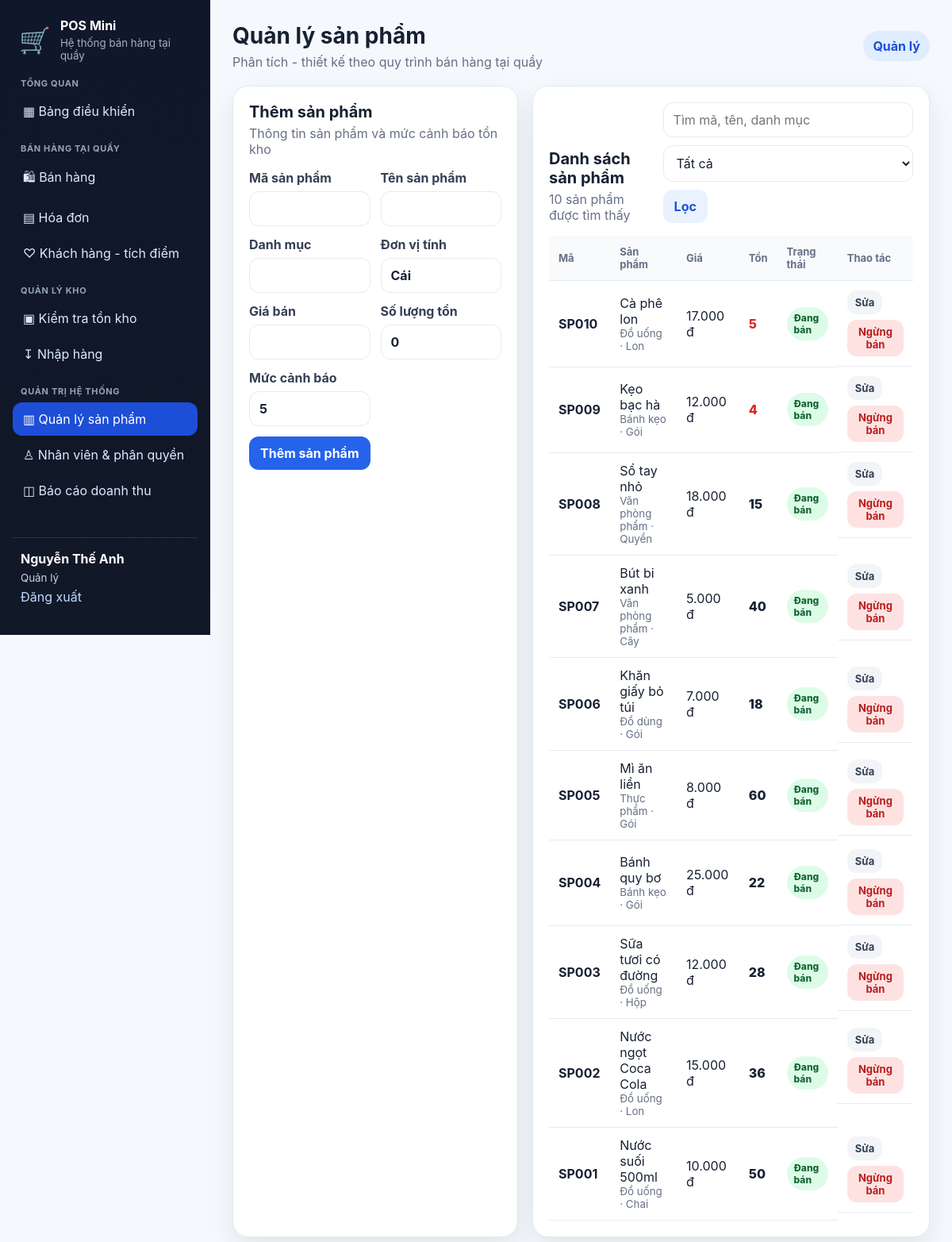
Page /code/products.php (signed in) on the earlier database version.
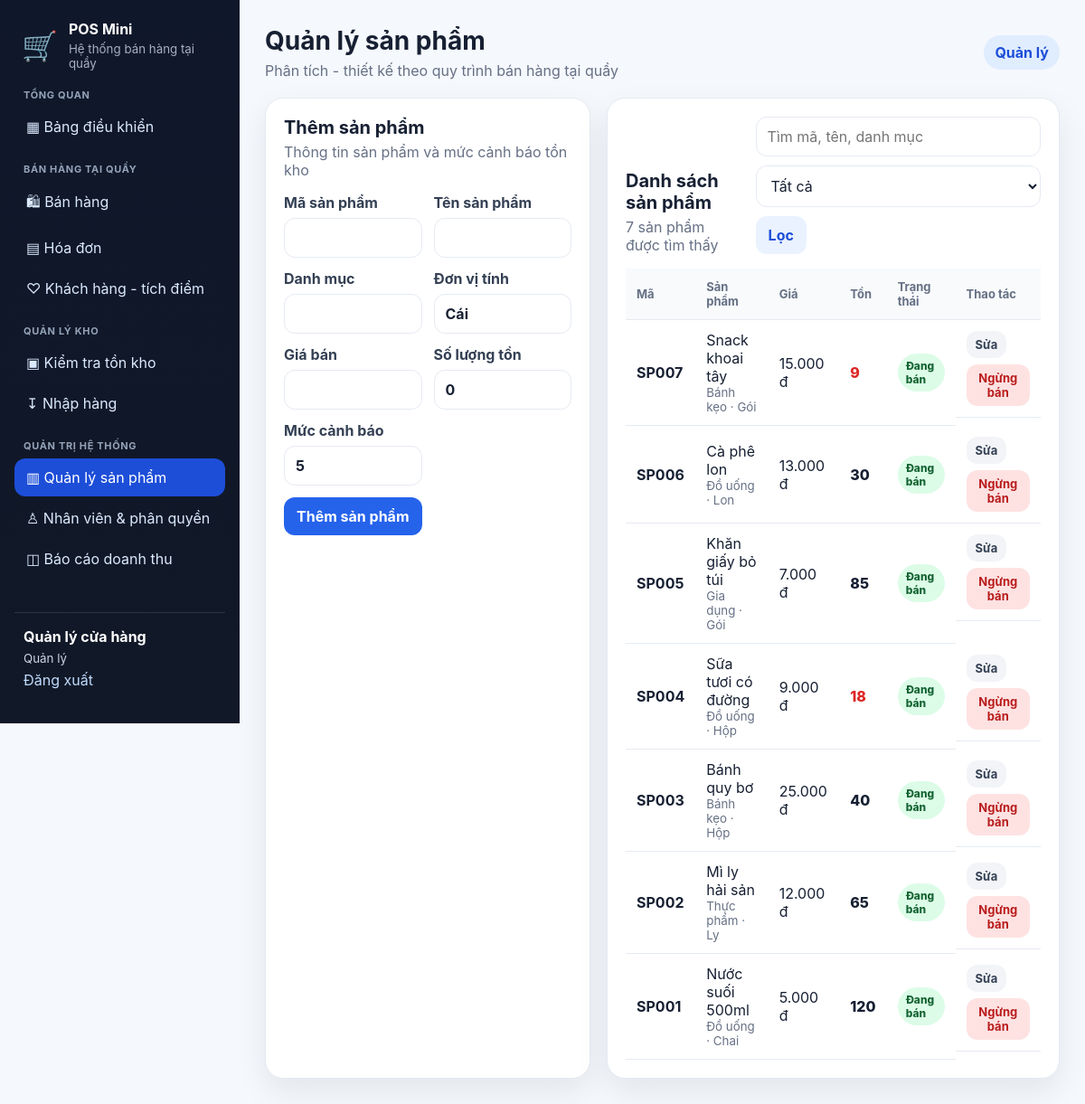
Same page on the later database version.
### tables this page shows
CREATE TABLE products (
  id INT AUTO_INCREMENT PRIMARY KEY,
  code VARCHAR(30) NOT NULL UNIQUE,
  name VARCHAR(150) NOT NULL,
  category VARCHAR(100) NOT NULL,
  price DECIMAL(15,2) NOT NULL DEFAULT 0,
  stock INT NOT NULL DEFAULT 0,
  min_stock INT NOT NULL DEFAULT 5,
  unit VARCHAR(30) NOT NULL DEFAULT 'Cái',
  status TINYINT(1) NOT NULL DEFAULT 1,
  created_at DATETIME NOT NULL DEFAULT CURRENT_TIMESTAMP,
  updated_at DATETIME NULL DEFAULT NULL
);

### code/products.php (the view, shortened to what the changed rows need)
<?php
require_once __DIR__ . '/config/config.php';
$pdo = db();
$edit = null;
$sql = 'SELECT * FROM products WHERE 1=1';
$params = [];
$sql .= ' ORDER BY id DESC';
$stmt = $pdo->prepare($sql);
$stmt->execute($params);
$products = $stmt->fetchAll();
render_header('Quản lý sản phẩm', 'products');
?>
<div class="two-column">
    <section class="panel form-panel">
        <div class="panel-heading"><div><h2><?= $edit ? 'Cập nhật sản phẩm' : 'Thêm sản phẩm' ?></h2><p>Thông tin sản phẩm và mức cảnh báo tồn kho</p></div></div>
    </section>
    <section class="panel">
        <div class="panel-heading responsive"><div><h2>Danh sách sản phẩm</h2><p><?= count($products) ?> sản phẩm được tìm thấy</p></div>
        </div>
        <div class="table-wrap"><table><thead><tr><th>Mã</th><th>Sản phẩm</th><th>Giá</th><th>Tồn</th><th>Trạng thái</th><th>Thao tác</th></tr></thead><tbody>
        <?php foreach ($products as $product): ?><tr>
            <td><strong><?= e($product['code']) ?></strong></td>
            <td><?= e($product['name']) ?><small class="block muted"><?= e($product['category']) ?> · <?= e($product['unit']) ?></small></td>
            <td><?= money($product['price']) ?></td>
            <td><span class="stock <?= (int)$product['stock'] <= (int)$product['min_stock'] ? 'low' : '' ?>"><?= (int)$product['stock'] ?></span></td>
            <td><span class="status <?= (int)$product['status']===1?'paid':'cancelled' ?>"><?= (int)$product['status']===1?'Đang bán':'Ngừng bán' ?></span></td>
            <td class="actions"><a class="btn small ghost" href="?edit=<?= (int)$product['id'] ?>">Sửa</a><form method="post"><button class="btn small <?= (int)$product['status']===1?'danger':'secondary' ?>" data-confirm="Xác nhận thay đổi trạng thái sản phẩm?"><?= (int)$product['status']===1?'Ngừng bán':'Kích hoạt' ?></button></form></td>
        </tr><?php endforeach; ?></tbody></table></div>
    </section>
</div>
<?php render_footer(); ?>

### code/config/config.php (shortened to what the changed rows need)
<?php
function url(string $path = ''): string
{
    $base = str_replace('\\', '/', dirname($_SERVER['SCRIPT_NAME'] ?? ''));
    $base = $base === '/' ? '' : rtrim($base, '/');
    return $base . ($path !== '' ? '/' . ltrim($path, '/') : '');
}
function e(mixed $value): string
{
    return htmlspecialchars((string) $value, ENT_QUOTES, 'UTF-8');
}
function money(float|int|string $value): string
{
    return number_format((float) $value, 0, ',', '.') . ' đ';
}
function current_user(): ?array
{
    return $_SESSION['user'] ?? null;
}
function role_name(?string $role = null): string
{
    $role ??= current_user()['role'] ?? '';
    return match ($role) {
        'admin' => 'Quản lý',
        'cashier' => 'Thu ngân',
        'warehouse' => 'Nhân viên kho',
        default => 'Người dùng',
    };
}
function render_header(string $title, string $active = ''): void
{
    $user = current_user();
    ?>
    <!doctype html>
    <html lang="vi">
    <head>
        <link rel="stylesheet" href="<?= e(url('assets/css/style.css')) ?>">
    </head>
    <body>
    <div class="app-shell">
        <aside class="sidebar">
            <div class="sidebar-user">
                <strong><?= e($user['full_name'] ?? '') ?></strong>
                <small><?= e(role_name($user['role'] ?? null)) ?></small>
                <a href="<?= e(url('index.php?action=logout')) ?>">Đăng xuất</a>
            </div>
        </aside>
        <main class="main-content">
            <header class="topbar">
                <div>
                    <h1><?= e($title) ?></h1>
                </div>
            </header>
    <?php
}
function render_footer(): void
{
    ?>
        </main>
    </div>
    </body>
    </html>
    <?php
}

Differences in the rows shown:
removed products: code "SP010", name "Cà phê lon", category "Đồ uống", unit "Lon", price "17.000 đ", stock "5", status "Đang bán"
removed products: code "SP009", name "Kẹo bạc hà", category "Bánh kẹo", unit "Gói", price "12.000 đ", stock "4", status "Đang bán"
removed products: code "SP008", name "Sổ tay nhỏ", category "Văn phòng phẩm", unit "Quyển", price "18.000 đ", stock "15", status "Đang bán"
changed products "SP007": name "Bút bi xanh" → "Snack khoai tây"; category "Văn phòng phẩm" → "Bánh kẹo"; unit "Cây" → "Gói"; price "5.000 đ" → "15.000 đ"; stock "40" → "9"
changed products "SP006": name "Khăn giấy bỏ túi" → "Cà phê lon"; category "Đồ dùng" → "Đồ uống"; unit "Gói" → "Lon"; price "7.000 đ" → "13.000 đ"; stock "18" → "30"
changed products "SP005": name "Mì ăn liền" → "Khăn giấy bỏ túi"; category "Thực phẩm" → "Gia dụng"; price "8.000 đ" → "7.000 đ"; stock "60" → "85"
changed products "SP004": name "Bánh quy bơ" → "Sữa tươi có đường"; category "Bánh kẹo" → "Đồ uống"; unit "Gói" → "Hộp"; price "25.000 đ" → "9.000 đ"; stock "22" → "18"
changed products "SP003": name "Sữa tươi có đường" → "Bánh quy bơ"; category "Đồ uống" → "Bánh kẹo"; price "12.000 đ" → "25.000 đ"; stock "28" → "40"
changed products "SP002": name "Nước ngọt Coca Cola" → "Mì ly hải sản"; category "Đồ uống" → "Thực phẩm"; unit "Lon" → "Ly"; price "15.000 đ" → "12.000 đ"; stock "36" → "65"
changed products "SP001": price "10.000 đ" → "5.000 đ"; stock "50" → "120"
Other differences:
$user['full_name']: "Nguyễn Thế Anh" → "Quản lý cửa hàng"
count($products): "10" → "7"
